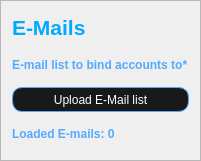
                <widget class="QFrame" name="emails_genning_frame">
                 <property name="geometry">
                  <rect>
                   <x>260</x>
                   <y>50</y>
                   <width>201</width>
                   <height>161</height>
                  </rect>
                 </property>
                 <property name="frameShape">
                  <enum>QFrame::StyledPanel</enum>
                 </property>
                 <property name="frameShadow">
                  <enum>QFrame::Raised</enum>
                 </property>
                 <layout class="QVBoxLayout" name="verticalLayout_9">
                  <item>
                   <widget class="QLabel" name="e">
                    <property name="font">
                     <font>
                      <pointsize>16</pointsize>
                      <weight>75</weight>
                      <bold>true</bold>
                     </font>
                    </property>
                    <property name="styleSheet">
                     <string notr="true">color: rgb(0, 170, 255);</string>
                    </property>
                    <property name="text">
                     <string>E-Mails</string>
                    </property>
                   </widget>
                  </item>
                  <item>
                   <widget class="QLabel" name="email_list_label">
                    <property name="font">
                     <font>
                      <weight>75</weight>
                      <bold>true</bold>
                     </font>
                    </property>
                    <property name="styleSheet">
                     <string notr="true">color: rgb(85, 170, 255);</string>
                    </property>
                    <property name="text">
                     <string>E-mail list to bind accounts to*</string>
                    </property>
                   </widget>
                  </item>
                  <item>
                   <widget class="QPushButton" name="upload_email_list_button">
                    <property name="minimumSize">
                     <size>
                      <width>0</width>
                      <height>25</height>
                     </size>
                    </property>
                    <property name="styleSheet">
                     <string notr="true">QPushButton {
	color: rgb(255,255,255);
	background-color: rgb(25,25,25);
	border:  1px solid rgb(85, 170, 255);
	border-radius: 10px;
}

QPushButton:hover {
	background-color: rgb(0, 170, 255);
}</string>
                    </property>
                    <property name="text">
                     <string>Upload E-Mail list</string>
                    </property>
                   </widget>
                  </item>
                  <item>
                   <widget class="QLabel" name="loaded_genning_emails_label">
                    <property name="font">
                     <font>
                      <weight>75</weight>
                      <bold>true</bold>
                     </font>
                    </property>
                    <property name="styleSheet">
                     <string notr="true">color: rgb(85, 170, 255);</string>
                    </property>
                    <property name="text">
                     <string>Loaded E-mails: 0</string>
                    </property>
                   </widget>
                  </item>
                 </layout>
                </widget>
